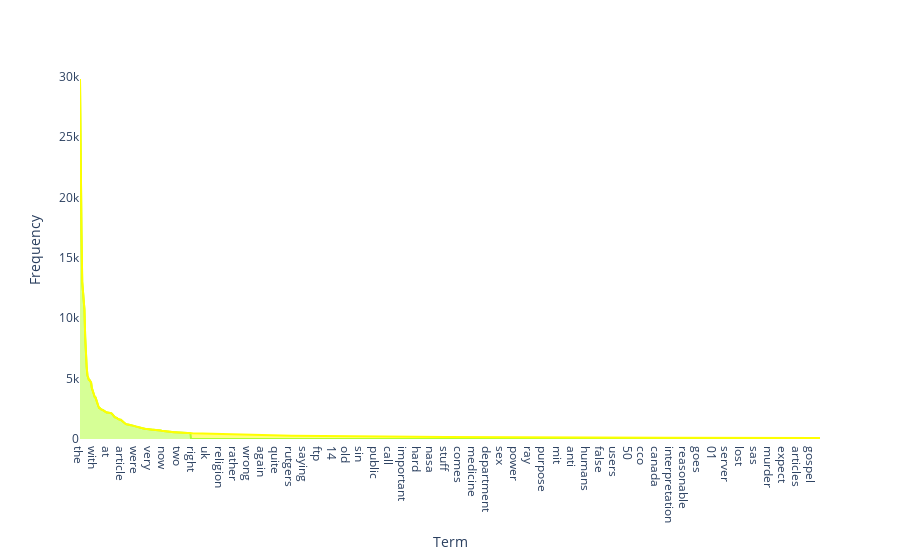

The notebook cell saved with this chart:
### Markdown cell above
### >>> **Exercise 14 (take home):** 
Additionally, you can attempt to sort the terms on the `x-axis` by frequency instead of in alphabetical order. This way the visualization is more meaninfgul and you will be able to observe the so called [long tail](https://en.wikipedia.org/wiki/Long_tail) (get familiar with this term since it will appear a lot in data mining and other statistics courses). see picture below

![alt txt](https://upload.wikimedia.org/wikipedia/commons/thumb/8/8a/Long_tail.svg/1000px-Long_tail.svg.png)

### Code cell
# Answer here
terms = count_vect.get_feature_names_out()
freqs = term_frequencies

# Combine into DataFrame
df_terms = pd.DataFrame({
    "Term": terms,
    "Frequency": freqs
})

sorted_list = df_terms.sort_values("Frequency", ascending=False) # Sort by frequency (descending)
#top_n = 30  # number of terms to display
#plot = sorted_list.head(500)
chart_plot = sorted_list.head(1000).reset_index(drop=True)

# Create a group column: first 25% = blue, last 75% = yellow
borderr = int(len(chart_plot) * 0.15)
chart_plot["ColorGroup"] = np.where(chart_plot.index < borderr, "First 25%", "Last 75%")

# Interactive bar chart
chart = px.area(
    chart_plot,
    x="Term",
    y="Frequency",
    color="ColorGroup",  # use the new group column
    color_discrete_map={"First 25%": "greenyellow", "Last 75%": "yellow"},
)

chart.update_layout(
    xaxis=dict(
        #showticklabels=False,
        showgrid=False
        #title=None
    ),
    yaxis=dict(
        #showticklabels=False,
        showgrid=False
        #title=None
    ),
    plot_bgcolor='rgba(0,0,0,0)',  # remove plot background color
    paper_bgcolor='rgba(0,0,0,0)', # remove outer background color
    showlegend=False,        # remove legend 
)
chart.show()

### Figure 1 — Plotly figure (JSON) as saved in the notebook; plotly's stock layout.template omitted (floating-point values rounded to 4 significant figures; data arrays with more than 128 entries replaced by an {"elided": "..."} marker saying what was removed)
{"data": [{"fillpattern": {"shape": ""}, "hovertemplate": "ColorGroup=First 25%<br>Term=%{x}<br>Frequency=%{y}<extra></extra>", "legendgroup": "First 25%", "line": {"color": "greenyellow"}, "marker": {"symbol": "circle"}, "mode": "lines", "name": "First 25%", "orientation": "v", "showlegend": true, "stackgroup": "1", "type": "scatter", "x": {"elided": "150 str values"}, "xaxis": "x", "y": {"elided": "150 int values"}, "yaxis": "y"}, {"fillpattern": {"shape": ""}, "hovertemplate": "ColorGroup=Last 75%<br>Term=%{x}<br>Frequency=%{y}<extra></extra>", "legendgroup": "Last 75%", "line": {"color": "yellow"}, "marker": {"symbol": "circle"}, "mode": "lines", "name": "Last 75%", "orientation": "v", "showlegend": true, "stackgroup": "1", "type": "scatter", "x": {"elided": "850 str values"}, "xaxis": "x", "y": {"elided": "850 int values"}, "yaxis": "y"}], "layout": {"legend": {"title": {"text": "ColorGroup"}, "tracegroupgap": 0}, "margin": {"t": 60}, "paper_bgcolor": "rgba(0,0,0,0)", "plot_bgcolor": "rgba(0,0,0,0)", "showlegend": false, "xaxis": {"anchor": "y", "domain": [0, 1], "showgrid": false, "title": {"text": "Term"}}, "yaxis": {"anchor": "x", "domain": [0, 1], "showgrid": false, "title": {"text": "Frequency"}}}}
